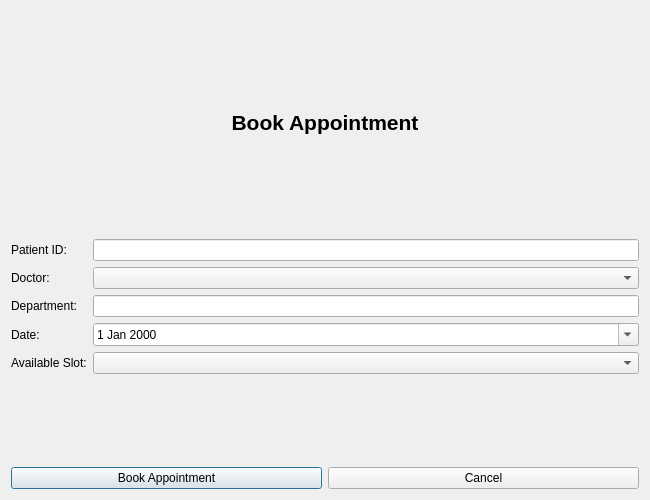
<?xml version="1.0" encoding="UTF-8"?>
<ui version="4.0">
 <class>BookingDialog</class>
 <widget class="QDialog" name="BookingDialog">
  <property name="geometry">
   <rect>
    <x>0</x>
    <y>0</y>
    <width>650</width>
    <height>500</height>
   </rect>
  </property>
  <property name="windowTitle">
   <string>Book Appointment</string>
  </property>

  <layout class="QVBoxLayout" name="verticalLayout">

   <item>
    <widget class="QLabel" name="lblTitle">
     <property name="text">
      <string>Book Appointment</string>
     </property>
     <property name="alignment">
      <set>Qt::AlignCenter</set>
     </property>
     <property name="font">
      <font>
       <pointsize>16</pointsize>
       <bold>true</bold>
      </font>
     </property>
    </widget>
   </item>

   <item>
    <layout class="QFormLayout" name="formLayout">

     <item row="0" column="0">
      <widget class="QLabel" name="label1">
       <property name="text">
        <string>Patient ID:</string>
       </property>
      </widget>
     </item>
     <item row="0" column="1">
      <widget class="QLineEdit" name="txtPatientId"/>
     </item>

     <item row="1" column="0">
      <widget class="QLabel" name="label2">
       <property name="text">
        <string>Doctor:</string>
       </property>
      </widget>
     </item>
     <item row="1" column="1">
      <widget class="QComboBox" name="cmbDoctor"/>
     </item>

     <item row="2" column="0">
      <widget class="QLabel" name="label3">
       <property name="text">
        <string>Department:</string>
       </property>
      </widget>
     </item>
     <item row="2" column="1">
      <widget class="QLineEdit" name="txtDepartment"/>
     </item>

     <item row="3" column="0">
      <widget class="QLabel" name="label4">
       <property name="text">
        <string>Date:</string>
       </property>
      </widget>
     </item>
     <item row="3" column="1">
      <widget class="QDateEdit" name="dateAppointment">
       <property name="calendarPopup">
        <bool>true</bool>
       </property>
      </widget>
     </item>

     <item row="4" column="0">
      <widget class="QLabel" name="label5">
       <property name="text">
        <string>Available Slot:</string>
       </property>
      </widget>
     </item>
     <item row="4" column="1">
      <widget class="QComboBox" name="cmbSlot"/>
     </item>

    </layout>
   </item>

   <item>
    <layout class="QHBoxLayout" name="buttonLayout">

     <item>
      <widget class="QPushButton" name="btnBook">
       <property name="text">
        <string>Book Appointment</string>
       </property>
      </widget>
     </item>

     <item>
      <widget class="QPushButton" name="btnCancel">
       <property name="text">
        <string>Cancel</string>
       </property>
      </widget>
     </item>

    </layout>
   </item>

  </layout>
 </widget>
 <resources/>
 <connections/>
</ui>
